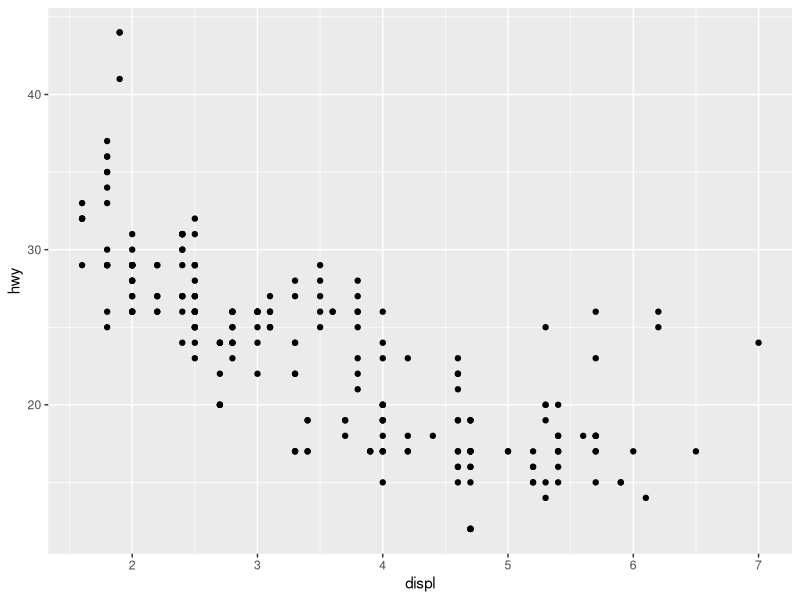
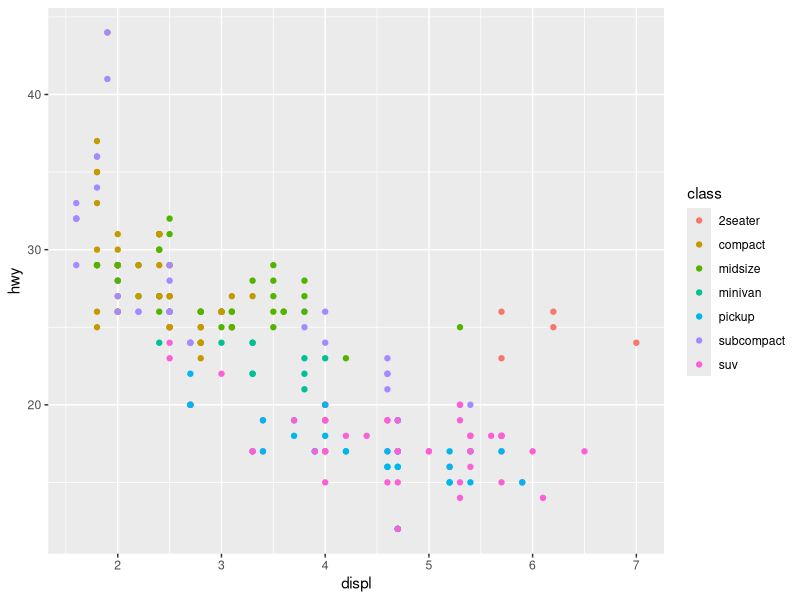
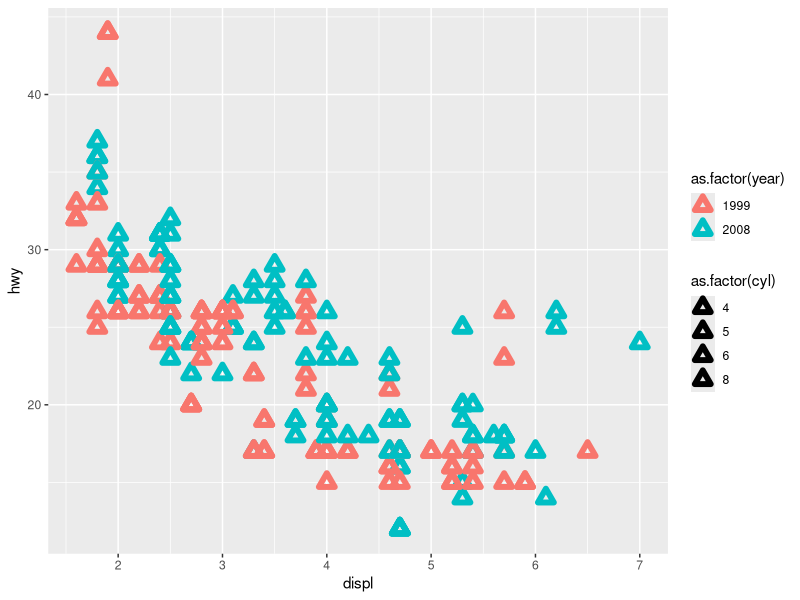
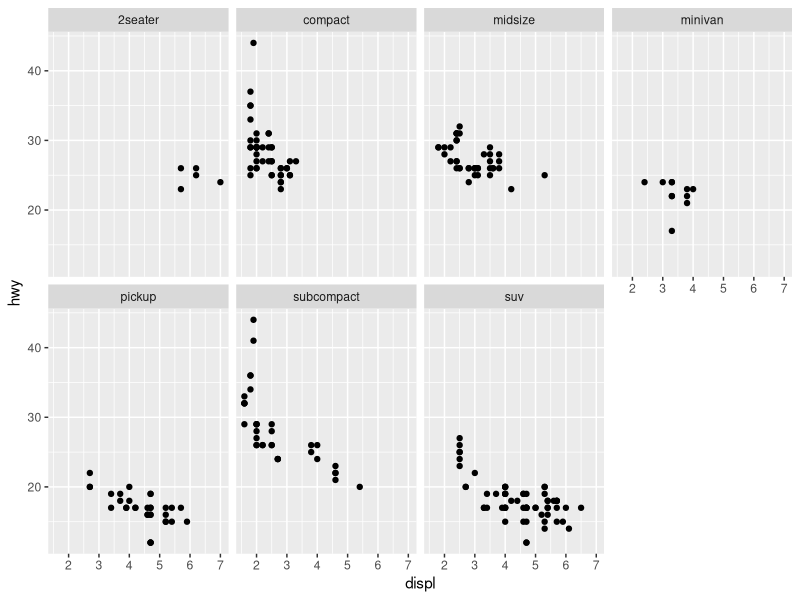
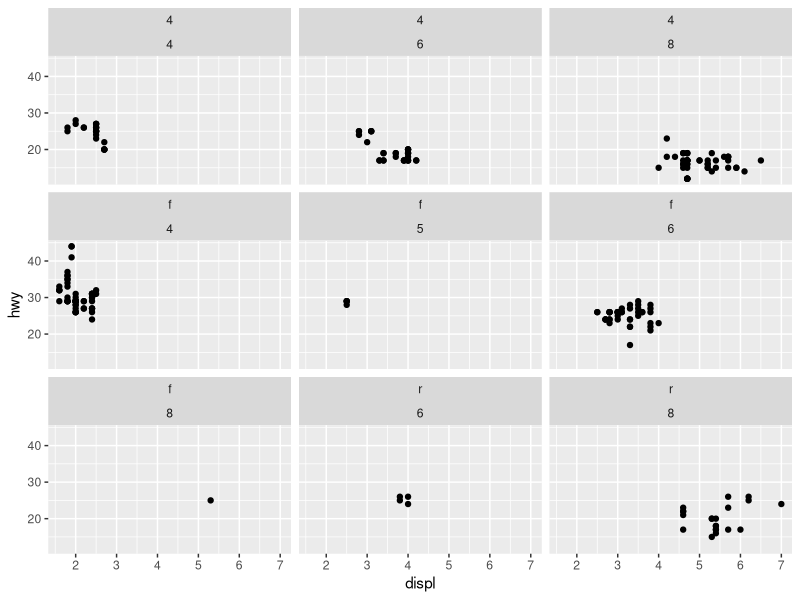
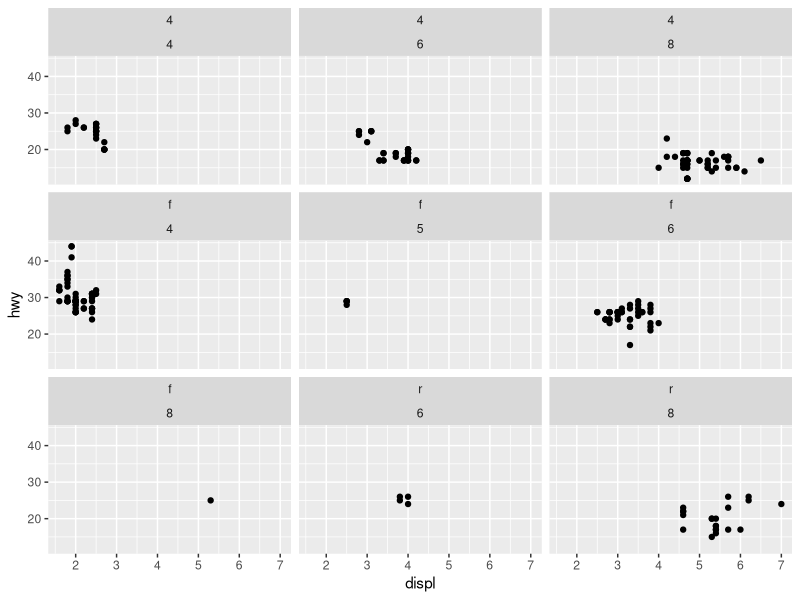
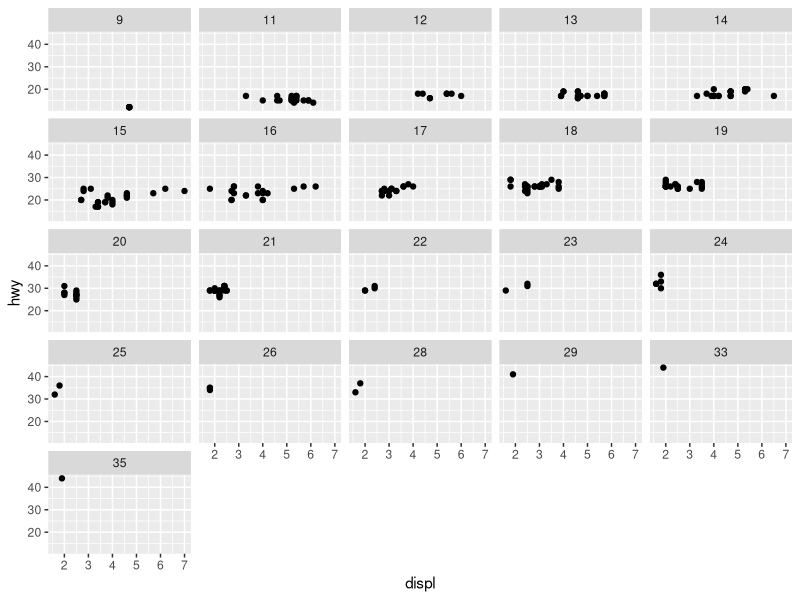
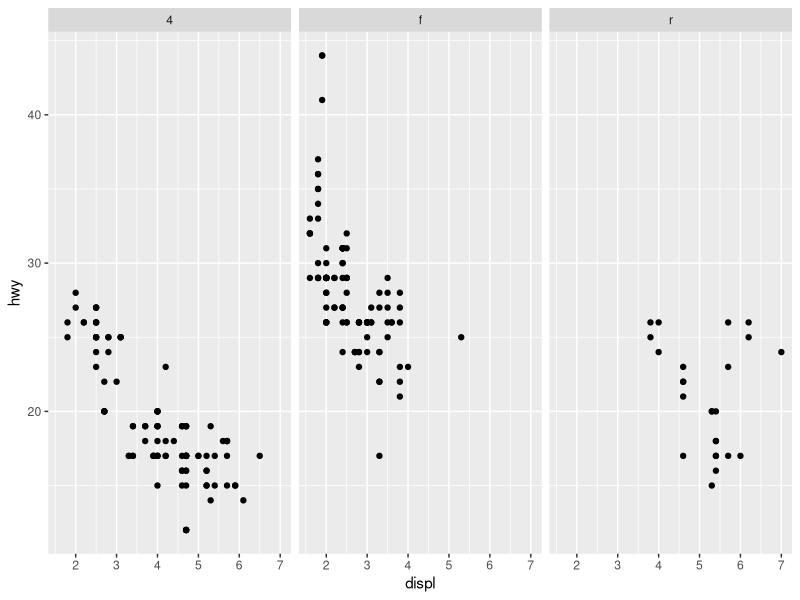

Write the R code that produced these figures, in order.
#DS Exercise

library(tidyverse)

# Dot Plot: - relationship between engine size (displ) and fuel efficiency (hwy)
ggplot(data = mpg) +
  geom_point(mapping = aes(x = displ, y = hwy))

# 234 rows, 11 columns
# manufacturer, model, displ (engine size), year, cyl, trans, drv, cty, hwy, fl, class
glimpse(mpg)

# Add class information to dot plot with color & side legend
ggplot(data = mpg) +
  geom_point(mapping = aes(x = displ, y = hwy, color = class))

# Continuous variable cannot be mapped to color
# You can convert to categorical with as.factor

# This almost works, but you can't see cyl data
ggplot(data = mpg) + 
  geom_point( 
      mapping = aes(x = displ, y = hwy, colour = as.factor(year), fill = as.factor(cyl)), size = 2, stroke = 3, pch = 2)

# facets by class, nrow tells how to stack it
ggplot(data = mpg) + 
  geom_point(mapping = aes(x = displ, y = hwy)) +
  facet_wrap(~class, nrow = 2)

# by two variables
# some cells with few data points
ggplot(data = mpg) + 
  geom_point(mapping = aes(x = displ, y = hwy)) +
  facet_wrap(drv ~ cyl)

# same as above
ggplot(data = mpg) + 
  geom_point(mapping = aes(x = displ, y = hwy)) +
  facet_wrap(c("drv", "cyl"))
  

# facet wrap a continuous variable
ggplot(data = mpg) + 
  geom_point(mapping = aes(x = displ, y = hwy)) +
  facet_wrap(~ cty)

# facet wrap with dot
ggplot(data = mpg) + 
  geom_point(mapping = aes(x = displ, y = hwy)) +
  facet_wrap(drv ~ .)

ggplot(data = mpg) + 
  geom_point(mapping = aes(x = displ, y = hwy)) +
  facet_wrap(. ~ cyl)

# Smoothing data - default method = "loess" and formula 'y ~ x'
ggplot(data = mpg) +
  geom_smooth(mapping = aes(x = displ, y = hwy))

# group by
ggplot(data = mpg) +
  geom_smooth(mapping = aes(x = displ, y = hwy, group = drv))

# color by group
ggplot(data = mpg) +
  geom_smooth(mapping = aes(x = displ, y = hwy, color = drv), show.legend = FALSE)

# smooth over point data
# TWO IN ONE!!
ggplot(data = mpg) + 
    geom_point(mapping = aes(x = displ, y = hwy)) +
    geom_smooth(mapping = aes(x = displ, y = hwy))

# Better way of doing the same thing - less duplication
ggplot(data = mpg, mapping = aes(x = displ, y = hwy)) + 
  geom_point() +
  geom_smooth()

# add color ONLY to the point geom
ggplot(data = mpg, mapping = aes(x = displ, y = hwy)) + 
  geom_point(mapping = aes(color = class)) +
  geom_smooth()

# filtering data in a graph layer (Very Important Technique)
# the smooth line layer ONLY FOLLOWS class "subcompact" (purple dots)
ggplot(data = mpg, mapping = aes(x = displ, y = hwy)) + 
  geom_point(mapping = aes(color = class)) +
  geom_smooth(
    data = filter(mpg, class == "subcompact"),
    se = FALSE
  )

# Creates a smoothing line for each drv type
# se = FALSE suppresses the standard error bars so you can see the lines more clearly
ggplot(data = mpg, 
       mapping = aes(x = displ, y = hwy, color = drv)) + 
  geom_point() +
  geom_smooth(se = FALSE)


# Page 21
# Graph 1
ggplot(data = mpg, mapping = aes(x = displ, y = hwy)) + 
  geom_point() +
  geom_smooth(se = FALSE)

# Graph 2
ggplot(data = mpg, mapping = aes(x = displ, y = hwy)) + 
  geom_point() +
  geom_smooth(aes(group = drv), se = FALSE)

# Graph 3
ggplot(data = mpg, mapping = aes(x = displ, y = hwy, color = drv)) + 
  geom_point() +
  geom_smooth(se = FALSE)

# Graph 4
ggplot(data = mpg, mapping = aes(x = displ, y = hwy)) + 
  geom_point(mapping = aes(color = drv)) +
  geom_smooth(se = FALSE)

# Graph 5
ggplot(data = mpg, mapping = aes(x = displ, y = hwy)) + 
  geom_point(mapping = aes(color = drv)) +
  geom_smooth(mapping = aes(linetype = drv), se = FALSE)

# Graph 6 # almost...
ggplot(data = mpg, mapping = aes(x = displ, y = hwy)) + 
  geom_point(mapping = aes(color = drv, fill = drv), size = 1, stroke = 1, pch=21) 


